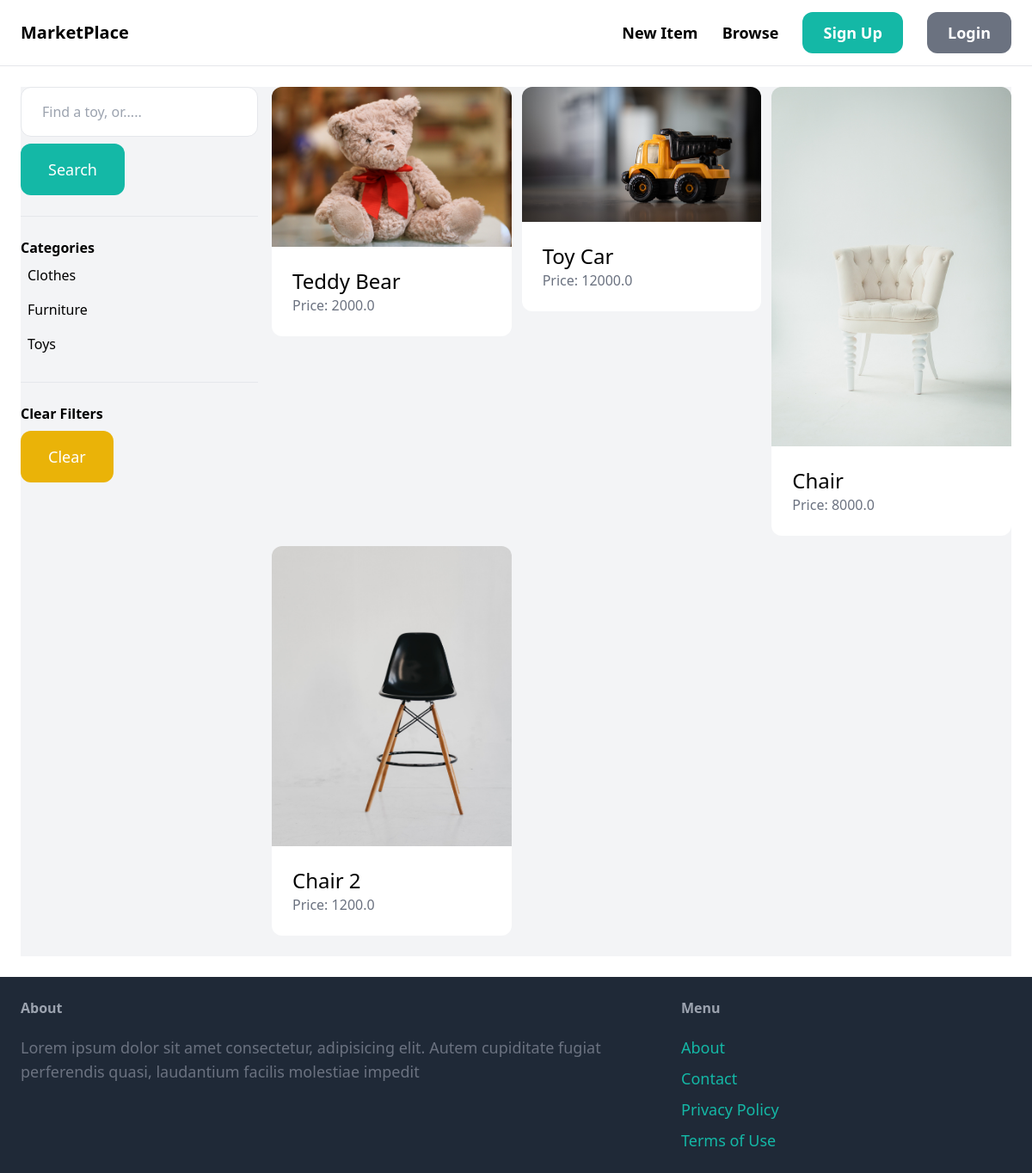
The app's page /items/ with its own data.
### item/models.py (models this page shows, shortened)
class Category(models.Model):
    name = models.CharField(max_length=255)
    class Meta:
        ordering = ('name',)
        verbose_name_plural = 'Categories'

class Item(models.Model):
    category = models.ForeignKey(Category, related_name='items', on_delete=models.CASCADE)
    name = models.CharField(max_length=255)
    description = models.TextField(blank=True, null=True)
    price = models.FloatField()
    image = models.ImageField(upload_to='item_images', blank=True, null=True)
    is_sold = models.BooleanField(default=False)
    created_by = models.ForeignKey(User, related_name='items', on_delete=models.CASCADE)
    created_at = models.DateTimeField(auto_now_add=True)

### item/views.py (the view)
# urls.py: path('', views.items, name='items'),
def items(request):
    query = request.GET.get('query', '')
    category_id = request.GET.get('category', 0)
    categories = Category.objects.all()
    items = Item.objects.filter(is_sold=False)
    if category_id:
        items = items.filter(category_id=category_id)
    if query:
        items = items.filter(Q(name__icontains=query) | Q(description__icontains=query))
    return render(request, 'item/items.html', {
        'items': items,
        'query': query,
        'categories': categories,
        'category_id': int(category_id),
    })

### item/templates/item/items.html (shortened to what this page needs)
{% extends "core/base.html" %}
{% block content %}
<div class="pb-6 grid grid-cols-4 gap-4 bg-gray-100">
    <div class="col-span-1">
        <form action="{% url "item:items" %}" method="get">
            <input type="text" value="{{ query }}" placeholder="Find a toy, or....." name='query' class="w-full py-4 px-6 border rounded-xl">
            <button class="mt-2 py-4 px-8 text-lg bg-teal-500 text-white rounded-xl">Search</button>
        </form>
        <hr class="my-6">
        <p class="font-semibold">Categories</p>
        <ul>
            {% for category in categories %}
                <li class="px-2 py-2 rounded-xl{% if category.id == category_id %} bg-gray-300 {% endif %}">
                    <a href="{% url "item:items" %}?query = {{ query }}&category={{ category.id }}">{{ category.name }}</a>
                </li>
            {% endfor %}
        </ul>
        <hr class="my-6">
        <p class="font-semibold">Clear Filters</p>
        <ul>
            <li>
                <a href="{% url "item:items" %}" class="mt-2 px-8 py-4 inline-block bg-yellow-500 text-lg rounded-xl text-white">Clear</a>
            </li>
        </ul>
    </div>
    <div class="col-span-3">
        <div class="grid grid-cols-3 gap-3">
            {% for item in items %}
                <div>
                    <a href="{% url "item:detail" item.id %}">
                        <div>
                            <img src="{{ item.image.url }}" alt="" class="rounded-t-xl ">
                        </div>
                        <div class="p-6 bg-white rounded-b-xl">
                            <h2 class="text-2xl">{{ item.name }}</h2>
                            <p class="text-gray-500">Price: {{ item.price }}</p>
                        </div>
                    </a>
                </div>
            {% endfor %}
        </div>
    </div>
</div>
{% endblock  %}

### records on screen
Category: name "Clothes"
Category: name "Furniture"
Category: name "Toys"
Item: image (picture), name "Teddy Bear", price "2000.0"
Item: image (picture), name "Toy Car", price "12000.0"
Item: image (picture), name "Chair", price "8000.0"
Item: image (picture), name "Chair 2", price "1200.0"
